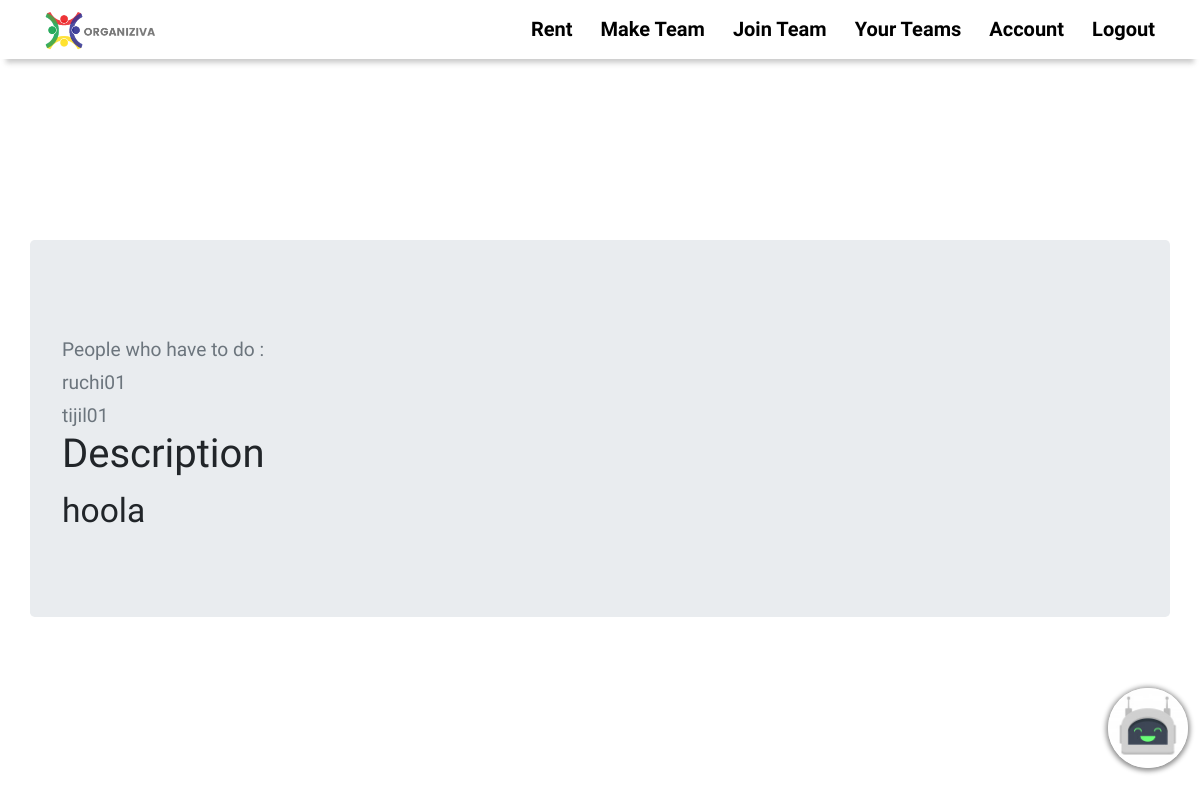
/c958cd92c34a6f77dpsrohini/6/event (signed in), run on the app's committed database.
### Tool/models.py (models this page shows, shortened)
class User(db.Model,UserMixin):
    __tablename__ = 'users'
    id = db.Column(db.Integer,primary_key = True)
    name = db.Column(db.String(64))
    username = db.Column(db.String , unique = True)
    profile_image = db.Column(db.String(64), nullable = False , default = 'head_res.png')
    email = db.Column(db.String(64),unique = True,index = True)
    password_hash = db.Column(db.String(128))
    rent = db.relationship('Rent' , backref = 'user' , lazy = 'dynamic')
    knowledge = db.relationship('Knowledge' , backref = 'user' , lazy = 'dynamic')
    teams = db.relationship('Team' , secondary = work , backref = db.backref('workers', lazy = 'dynamic'))
    events = db.relationship('Events' , secondary = event , backref = db.backref('doers', lazy = 'dynamic'))

class Events(db.Model):
    __tablename__ = 'events'
    id = db.Column(db.Integer, primary_key = True)
    teamid = db.Column(db.Integer, db.ForeignKey('teams.randomid'))
    date = db.Column(db.DateTime,nullable = False,default=datetime.now)
    start_date = db.Column(db.DateTime,nullable = True)
    end_date = db.Column(db.DateTime,nullable = True)
    title = db.Column(db.String)
    event = db.Column(db.String)
    type = db.Column(db.String)

### app.py (the view)
@app.route('/<team_id>/<event_id>/event', methods = ['GET' , 'POST'])
@login_required
def event(team_id,event_id):
    mylist = []
    team = Team.query.filter_by(randomid = team_id).first()
    if current_user in team.workers:
        events = Events.query.filter_by(id = event_id).first()
    else:
        abort(403)
    return render_template('event.htm', events = events , mylist = mylist)

### Tool/models.py (called while the page is built)
@login_manager.user_loader
def load_user(user_id):
    return User.query.get(user_id)

### Tool/templates/event.htm (shortened to what this page needs)
{%extends 'base.htm'%}
{%block content%}
<br><br><br><br><br><br><br><br><br><br>
<div class="container jumbotron event">
  <small id="emailHelp" class="form-text text-muted">People who have to do :</small>
  {%for m in events.doers%}
    <small id="emailHelp" class="form-text text-muted">{{mylist.pop()}}</small>
  {%endfor%}
  <h1>Description</h1>
  <p style="font-size: 140%;">{{events.event}}</p>
</div>
{%endblock%}

### Tool/static/remote.css (style rules this page uses)
html { scroll-behavior: smooth; }
body { font-family: 'Josefin Sans', sans-serif !important; }
.event { font-family: 'Josefin Sans', sans-serif; font-size: 150%; }
* { margin: 0; padding: 0; box-sizing: border-box; }
h1 { font-family: 'Josefin Sans', sans-serif; }
* { box-sizing: border-box; }

### data on the page
User: pop "tijil01"
User: pop "ruchi01"
Events: event "hoola"
